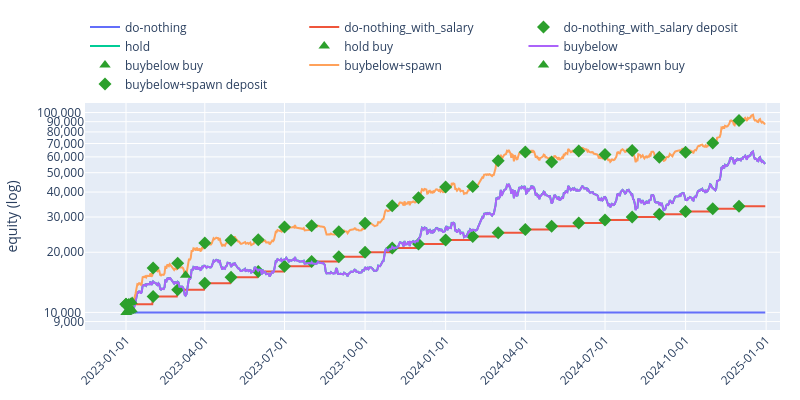

Notebook code cell kept with this figure:
### Code cell
plot_series(outcomes, "equity", journal=[EntryType.DEPOSIT, EntryType.ORDER_FILLED])

### Figure 1 — Plotly figure (JSON) as saved in the notebook; plotly's stock layout.template omitted (floating-point values rounded to 4 significant figures; data arrays with more than 128 entries replaced by an {"elided": "..."} marker saying what was removed)
{"data": [{"hovertemplate": "<b>do-nothing</b><br>%{x|%Y-%m-%d}<br>equity: %{y:,.2f}<extra></extra>", "line": {"color": "#636EFA"}, "mode": "lines", "name": "do-nothing", "type": "scatter", "x": {"elided": "731 str values"}, "y": {"elided": "731 float values"}}, {"hovertemplate": "<b>do-nothing_with_salary</b><br>%{x|%Y-%m-%d}<br>equity: %{y:,.2f}<extra></extra>", "line": {"color": "#EF553B"}, "mode": "lines", "name": "do-nothing_with_salary", "type": "scatter", "x": {"elided": "731 str values"}, "y": {"elided": "731 float values"}}, {"customdata": ["1000", "1000", "1000", "1000", "1000", "1000", "1000", "1000", "1000", "1000", "1000", "1000", "1000", "1000", "1000", "1000", "1000", "1000", "1000", "1000", "1000", "1000", "1000", "1000"], "hovertemplate": "DEPOSIT %{customdata}<br>%{x|%Y-%m-%d}<extra></extra>", "marker": {"color": "#2ca02c", "size": 10, "symbol": "diamond"}, "mode": "markers", "name": "do-nothing_with_salary deposit", "type": "scatter", "x": ["2023-01-01T00:00:00.000000", "2023-02-01T00:00:00.000000", "2023-03-01T00:00:00.000000", "2023-04-01T00:00:00.000000", "2023-05-01T00:00:00.000000", "2023-06-01T00:00:00.000000", "2023-07-01T00:00:00.000000", "2023-08-01T00:00:00.000000", "2023-09-01T00:00:00.000000", "2023-10-01T00:00:00.000000", "2023-11-01T00:00:00.000000", "2023-12-01T00:00:00.000000", "2024-01-01T00:00:00.000000", "2024-02-01T00:00:00.000000", "2024-03-01T00:00:00.000000", "2024-04-01T00:00:00.000000", "2024-05-01T00:00:00.000000", "2024-06-01T00:00:00.000000", "2024-07-01T00:00:00.000000", "2024-08-01T00:00:00.000000", "2024-09-01T00:00:00.000000", "2024-10-01T00:00:00.000000", "2024-11-01T00:00:00.000000", "2024-12-01T00:00:00.000000"], "y": [11000, 12000, 13000, 14000, 15000, 16000, 17000, 18000, 19000, 20000, 21000, 22000, 23000, 24000, 25000, 26000, 27000, 28000, 29000, 30000, 31000, 32000, 33000, 34000]}, {"hovertemplate": "<b>hold</b><br>%{x|%Y-%m-%d}<br>equity: %{y:,.2f}<extra></extra>", "line": {"color": "#00CC96"}, "mode": "lines", "name": "hold", "type": "scatter", "x": {"elided": "731 str values"}, "y": {"elided": "731 float values"}}, {"customdata": ["0.6018023981825567574886785924"], "hovertemplate": "BUY %{customdata}<br>%{x|%Y-%m-%d}<extra></extra>", "marker": {"color": "#2ca02c", "size": 10, "symbol": "triangle-up"}, "mode": "markers", "name": "hold buy", "type": "scatter", "x": ["2023-01-01T00:00:00.000000"], "y": [10000]}, {"hovertemplate": "<b>buybelow</b><br>%{x|%Y-%m-%d}<br>equity: %{y:,.2f}<extra></extra>", "line": {"color": "#AB63FA"}, "mode": "lines", "name": "buybelow", "type": "scatter", "x": {"elided": "731 str values"}, "y": {"elided": "731 float values"}}, {"customdata": ["0.5", "0.08457075", "0.014057138638125", "0.0022267561888187859375"], "hovertemplate": "BUY %{customdata}<br>%{x|%Y-%m-%d}<extra></extra>", "marker": {"color": "#2ca02c", "size": 10, "symbol": "triangle-up"}, "mode": "markers", "name": "buybelow buy", "type": "scatter", "x": ["2023-01-02T00:00:00.000000", "2023-01-04T00:00:00.000000", "2023-01-06T00:00:00.000000", "2023-01-08T00:00:00.000000"], "y": [10030.0, 10130.0, 10190.0, 10300.0]}, {"hovertemplate": "<b>buybelow+spawn</b><br>%{x|%Y-%m-%d}<br>equity: %{y:,.2f}<extra></extra>", "line": {"color": "#FFA15A"}, "mode": "lines", "name": "buybelow+spawn", "type": "scatter", "x": {"elided": "731 str values"}, "y": {"elided": "731 float values"}}, {"customdata": ["0.55", "0.093027825", "0.0154628525019375", "0.00244943180770066453125", "0.0503742940003870269960235156"], "hovertemplate": "BUY %{customdata}<br>%{x|%Y-%m-%d}<extra></extra>", "marker": {"color": "#2ca02c", "size": 10, "symbol": "triangle-up"}, "mode": "markers", "name": "buybelow+spawn buy", "type": "scatter", "x": ["2023-01-02T00:00:00.000000", "2023-01-04T00:00:00.000000", "2023-01-06T00:00:00.000000", "2023-01-08T00:00:00.000000", "2023-03-10T00:00:00.000000"], "y": [11030.0, 11140.0, 11210.0, 11330.0, 15330.0]}, {"customdata": ["1000", "1000", "1000", "1000", "1000", "1000", "1000", "1000", "1000", "1000", "1000", "1000", "1000", "1000", "1000", "1000", "1000", "1000", "1000", "1000", "1000", "1000", "1000", "1000"], "hovertemplate": "DEPOSIT %{customdata}<br>%{x|%Y-%m-%d}<extra></extra>", "marker": {"color": "#2ca02c", "size": 10, "symbol": "diamond"}, "mode": "markers", "name": "buybelow+spawn deposit", "type": "scatter", "x": ["2023-01-01T00:00:00.000000", "2023-02-01T00:00:00.000000", "2023-03-01T00:00:00.000000", "2023-04-01T00:00:00.000000", "2023-05-01T00:00:00.000000", "2023-06-01T00:00:00.000000", "2023-07-01T00:00:00.000000", "2023-08-01T00:00:00.000000", "2023-09-01T00:00:00.000000", "2023-10-01T00:00:00.000000", "2023-11-01T00:00:00.000000", "2023-12-01T00:00:00.000000", "2024-01-01T00:00:00.000000", "2024-02-01T00:00:00.000000", "2024-03-01T00:00:00.000000", "2024-04-01T00:00:00.000000", "2024-05-01T00:00:00.000000", "2024-06-01T00:00:00.000000", "2024-07-01T00:00:00.000000", "2024-08-01T00:00:00.000000", "2024-09-01T00:00:00.000000", "2024-10-01T00:00:00.000000", "2024-11-01T00:00:00.000000", "2024-12-01T00:00:00.000000"], "y": [11000, 16690.0, 17620.0, 22240.0, 22970.0, 23080.0, 26760.0, 27130.0, 25360.0, 27910.0, 34200.0, 37520.0, 42430.0, 42650.0, 57380.0, 63540.0, 56520.0, 64200.0, 61740.0, 64490.0, 59760.0, 63250.0, 70430.0, 91130.0]}], "layout": {"height": 400, "hovermode": "x unified", "legend": {"orientation": "h", "x": 0, "y": 1.02, "yanchor": "bottom"}, "margin": {"b": 60, "l": 60, "r": 20, "t": 30}, "width": 800, "xaxis": {"tickangle": -45, "tickformat": "%Y-%m-%d", "title": {}}, "yaxis": {"tickformat": ",.0f", "title": {"text": "equity (log)"}, "type": "log"}}}
